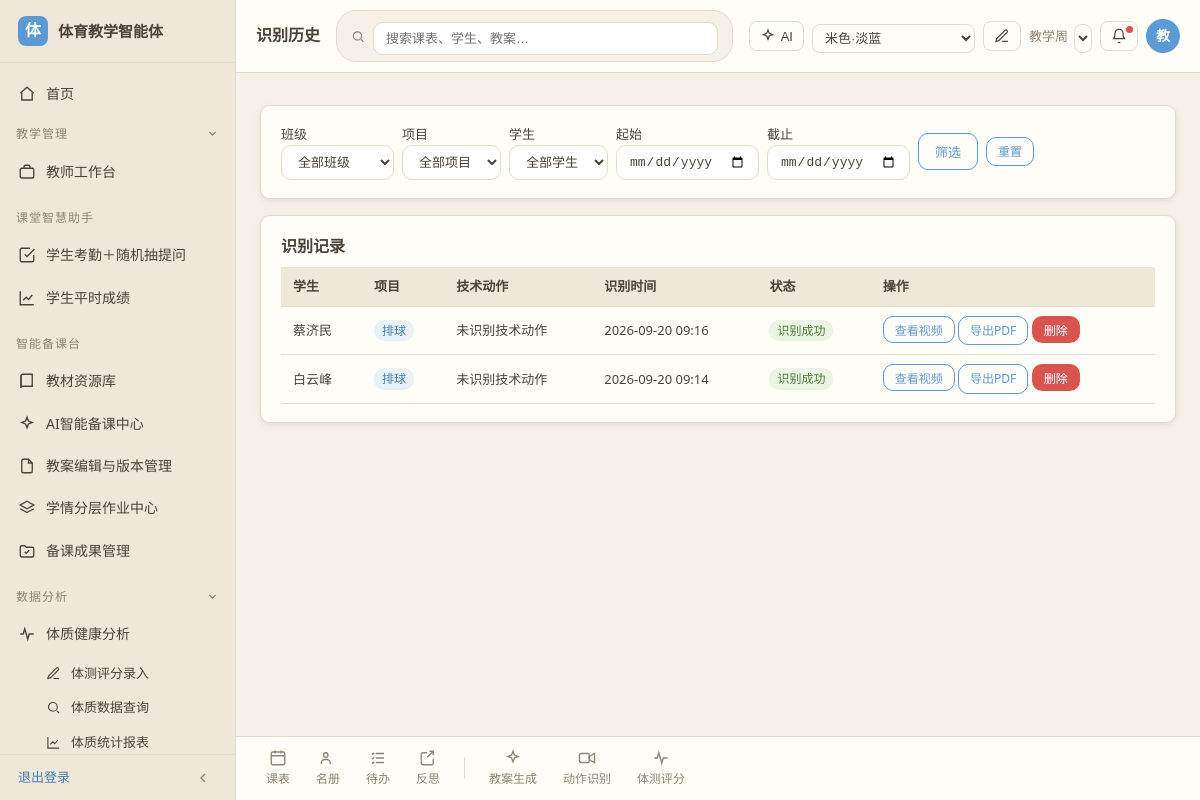
Screenshot of /action/history (signed in) with the database file from the repository.
### models.py (models this page shows)
class Student(db.Model):
    __tablename__ = 'students'
    id = db.Column(db.Integer, primary_key=True)
    student_no = db.Column(db.String(40))
    name = db.Column(db.String(80), nullable=False)
    gender = db.Column(db.String(10))  # 男 / 女
    class_id = db.Column(db.Integer, db.ForeignKey('classes.id'))
    note = db.Column(db.Text)
    created_at = db.Column(db.DateTime, default=datetime.utcnow)

class ActionAnalysis(db.Model):
    __tablename__ = 'action_analyses'
    id = db.Column(db.Integer, primary_key=True)
    student_id = db.Column(db.Integer, db.ForeignKey('students.id'))
    class_id = db.Column(db.Integer, db.ForeignKey('classes.id'))
    sport_type = db.Column(db.String(80))
    technique_action = db.Column(db.String(80))   # 技术动作（如双手垫球、正面上手发球）
    video_path = db.Column(db.String(300))
    frames = db.Column(db.Text)          # 抽帧图片路径 JSON
    mode = db.Column(db.String(20), default='mediapipe')  # 分析模式（当前仅 mediapipe）
    pose_data = db.Column(db.Text)       # 各帧 33 关键点 JSON
    metrics_data = db.Column(db.Text)    # 关节角度/力矩 JSON
    key_frames = db.Column(db.Text)      # 关键帧 JSON
    result = db.Column(db.Text)          # 文字诊断
    status = db.Column(db.String(20), default='success')  # success/no_human/not_install/failed/pending/processing
    error = db.Column(db.Text)           # 失败原因或姿态状态说明
    created_at = db.Column(db.DateTime, default=datetime.utcnow)

### routes/modules.py (the view)
@modules_bp.route('/action/history')
@login_required
def action_history():
    classes = _all_classes()
    cid = request.args.get('class_id', type=int)
    sport_type = request.args.get('sport_type', '').strip()
    student_id = request.args.get('student_id', type=int)
    date_from = request.args.get('date_from', '').strip()
    date_to = request.args.get('date_to', '').strip()
    q = ActionAnalysis.query
    if cid:
        q = q.filter(ActionAnalysis.class_id == cid)
    if sport_type:
        q = q.filter(ActionAnalysis.sport_type == sport_type)
    if student_id:
        q = q.filter(ActionAnalysis.student_id == student_id)
    if date_from:
        q = q.filter(ActionAnalysis.created_at >= date_from + ' 00:00:00')
    if date_to:
        q = q.filter(ActionAnalysis.created_at <= date_to + ' 23:59:59')
    analyses = q.order_by(ActionAnalysis.id.desc()).limit(500).all()
    students = Student.query.order_by(Student.class_id, Student.student_no).all()
    student_map = {s.id: s.name for s in Student.query.all()}
    class_map = {c.id: c.name for c in classes}
    return render_template('action/history.html', active='action_history',
                           classes=classes, cid=cid, sport_type=sport_type,
                           student_id=student_id, date_from=date_from, date_to=date_to,
                           sport_types=SPORT_ITEMS, analyses=analyses,
                           student_map=student_map, students=students, class_map=class_map,
                           status_labels=ACTION_STATUS_LABELS)

### routes/modules.py (called while the page is built)
def _all_classes():
    return SchoolClass.query.order_by(SchoolClass.id).all()

### security.py (called while the page is built)
def login_required(f):
    @wraps(f)
    def wrapper(*args, **kwargs):
        if 'user_id' not in session:
            return redirect(url_for('auth.login', next=request.path))
        return f(*args, **kwargs)
    return wrapper

def current_user_id():
    return session.get('user_id')

### templates/action/history.html (shortened to what this page needs)
{% extends 'base.html' %}
{% block page_title %}识别历史{% endblock %}
{% block content %}
<div class="card">
  <form method="get" action="{{ url_for('modules.action_history') }}" class="form-inline" style="flex-wrap:wrap">
    <label style="margin:0">班级
      <select name="class_id" style="width:auto;margin-top:0">
        <option value="">全部班级</option>
      </select>
    </label>
    <label style="margin:0">项目
      <select name="sport_type" style="width:auto;margin-top:0">
        <option value="">全部项目</option>
      </select>
    </label>
    <label style="margin:0">学生
      <select name="student_id" style="width:auto;margin-top:0">
        <option value="">全部学生</option>
      </select>
    </label>
    <label style="margin:0">起始 <input type="date" name="date_from" value="{{ date_from }}" style="width:auto;margin-top:0"></label>
    <label style="margin:0">截止 <input type="date" name="date_to" value="{{ date_to }}" style="width:auto;margin-top:0"></label>
    <button type="submit" class="btn btn-outline">筛选</button>
    <a class="btn btn-outline btn-sm" href="{{ url_for('modules.action_history') }}">重置</a>
  </form>
</div>
<div class="card">
  <h2>识别记录</h2>
  {% if analyses %}
  <table>
    <thead><tr><th>学生</th><th>项目</th><th>技术动作</th><th>识别时间</th><th>状态</th><th>操作</th></tr></thead>
    <tbody>
      {% for a in analyses %}
      <tr>
        <td>{{ student_map.get(a.student_id, '—') }}</td>
        <td><span class="tag info">{{ a.sport_type or '—' }}</span></td>
        <td>{{ a.technique_action or '未识别技术动作' }}</td>
        <td>{{ a.created_at.strftime('%Y-%m-%d %H:%M') if a.created_at else '—' }}</td>
        <td>
          {% set st = a.status or 'success' %}
          <span class="tag {{ 'success' if st == 'success' else ('warning' if st in ('pending','processing','no_human','not_install') else 'danger') }}">{{ status_labels.get(st, st) }}</span>
        </td>
        <td>
          {% if a.video_path %}<button type="button" class="btn btn-outline btn-sm" onclick="openAnalysisModal({{ a.id }})">查看视频</button>{% endif %}
          <a class="btn btn-outline btn-sm" href="{{ url_for('modules.action_report_pdf', aid=a.id) }}" target="_blank">导出PDF</a>
          <form method="post" action="{{ url_for('modules.action_delete', aid=a.id) }}" style="display:inline" onsubmit="return confirm('确定删除该诊断记录吗？删除后视频、骨骼数据与诊断结果一并清除。')">
            <button type="submit" class="btn btn-danger btn-sm">删除</button>
          </form>
        </td>
      </tr>
      {% endfor %}
    </tbody>
  </table>
  {% else %}
  <p class="muted">暂无识别记录。请到「上传视频」页面上传训练视频。</p>
  {% endif %}
</div>
{% endblock %}

### static/css/style.css (style rules this page uses)
:root { --bg: #f5f1e8; --sidebar: #efe8d9; --card: #fffdf8; --border: #e5ddcc; --text: #4a4438; --text-muted: #8d8574; --primary: #5b9bd5; --primary-hover: #4a8bc4; --primary-bg: #e8f1f8; --link: #3f7fb5; --success: #6aa84f; --warning: #e6a23c; --danger: #d9534f; --topbar-bg: #fffdf8; --radius: 10px; --shadow: 0 1px 3px rgba(74, 68, 56, .07), 0 2px 8px rgba(74, 68, 56, .05); }
* { box-sizing: border-box; }
html, body { height: 100%; }
body { margin: 0; background: var(--bg); color: var(--text); font-family: "Microsoft YaHei", "PingFang SC", "Segoe UI", sans-serif; font-size: 14px; line-height: 1.6; }
a { color: var(--link); text-decoration: none; }
h1, h2, h3 { margin: 0 0 .5em; font-weight: 600; color: var(--text); }
h2 { font-size: 16px; }
.card { background: var(--card); border: 1px solid var(--border); border-radius: var(--radius); box-shadow: var(--shadow); padding: 18px 20px; margin-bottom: 16px; }
.card > h2, .card > h3 { margin-top: 0; }
.btn { display: inline-block; padding: 8px 16px; border: 1px solid transparent; border-radius: var(--radius); font-size: 13px; cursor: pointer; background: var(--card); color: var(--text); }
.btn-outline { border-color: var(--primary); color: var(--primary); background: transparent; }
.btn-danger { background: var(--danger); color: #fff; }
.btn-sm { padding: 4px 11px; font-size: 12px; }
label { display: block; margin-bottom: 12px; font-size: 13px; color: var(--text); }
input[type=text], input[type=password], input[type=number], input[type=date], input[type=time], input[type=datetime-local], select, textarea { display: block; width: 100%; margin-top: 5px; padding: 8px 12px; border: 1px solid var(--border); border-radius: var(--radius); background: #fff; color: var(--text); font-size: 13px; }
.form-inline { display: flex; gap: 8px; align-items: center; flex-wrap: wrap; }
table { width: 100%; border-collapse: collapse; background: var(--card); }
th, td { padding: 9px 12px; text-align: left; border-bottom: 1px solid var(--border); font-size: 13px; }
th { background: var(--sidebar); font-weight: 600; }
.tag { display: inline-block; padding: 1px 8px; border-radius: 10px; font-size: 12px; }
.tag.success { background: #eaf4e2; color: #4a7c33; }
.tag.info { background: var(--primary-bg); color: var(--link); }

### rows the page displays
ActionAnalysis: sport_type "排球", technique_action "未识别技术动作", created_at "2026-09-20 09:16", get "识别成功"
Student: get "蔡济民"
ActionAnalysis: sport_type "排球", technique_action "未识别技术动作", created_at "2026-09-20 09:14", get "识别成功"
Student: get "白云峰"

### other values shown
{{ user_initial }} "教"
